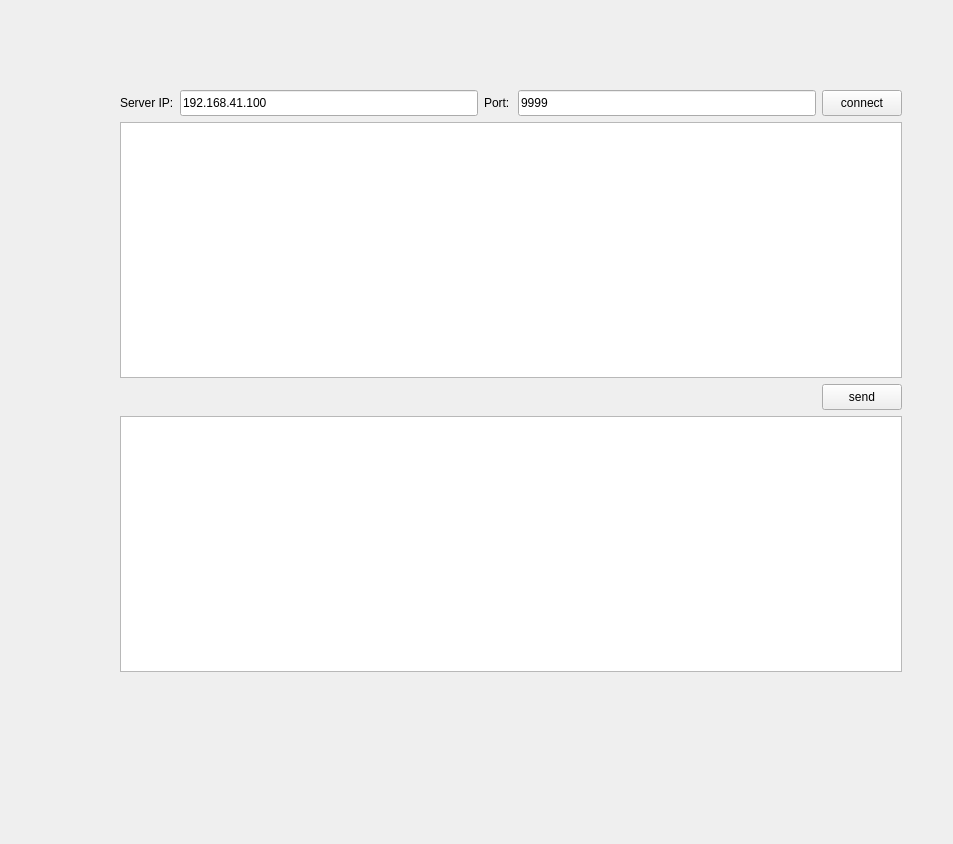
<?xml version="1.0" encoding="UTF-8"?>
<ui version="4.0">
 <class>PatientChatTool</class>
 <widget class="QWidget" name="PatientChatTool">
  <property name="geometry">
   <rect>
    <x>0</x>
    <y>0</y>
    <width>953</width>
    <height>844</height>
   </rect>
  </property>
  <property name="windowTitle">
   <string>Form</string>
  </property>
  <widget class="QTextEdit" name="tips">
   <property name="geometry">
    <rect>
     <x>120</x>
     <y>122</y>
     <width>782</width>
     <height>256</height>
    </rect>
   </property>
  </widget>
  <widget class="QLabel" name="label">
   <property name="geometry">
    <rect>
     <x>120</x>
     <y>90</y>
     <width>54</width>
     <height>26</height>
    </rect>
   </property>
   <property name="text">
    <string>Server IP:</string>
   </property>
  </widget>
  <widget class="QLineEdit" name="serverIP">
   <property name="geometry">
    <rect>
     <x>180</x>
     <y>90</y>
     <width>298</width>
     <height>26</height>
    </rect>
   </property>
   <property name="text">
    <string>192.168.41.100</string>
   </property>
  </widget>
  <widget class="QTextEdit" name="message">
   <property name="geometry">
    <rect>
     <x>120</x>
     <y>416</y>
     <width>782</width>
     <height>256</height>
    </rect>
   </property>
  </widget>
  <widget class="QPushButton" name="connectServerBtn">
   <property name="geometry">
    <rect>
     <x>822</x>
     <y>90</y>
     <width>80</width>
     <height>26</height>
    </rect>
   </property>
   <property name="text">
    <string>connect</string>
   </property>
  </widget>
  <widget class="QLineEdit" name="serverPort">
   <property name="geometry">
    <rect>
     <x>518</x>
     <y>90</y>
     <width>298</width>
     <height>26</height>
    </rect>
   </property>
   <property name="text">
    <string>9999</string>
   </property>
  </widget>
  <widget class="QLabel" name="label_2">
   <property name="geometry">
    <rect>
     <x>484</x>
     <y>90</y>
     <width>28</width>
     <height>26</height>
    </rect>
   </property>
   <property name="text">
    <string>Port:</string>
   </property>
  </widget>
  <widget class="QPushButton" name="SendBtn">
   <property name="geometry">
    <rect>
     <x>822</x>
     <y>384</y>
     <width>80</width>
     <height>26</height>
    </rect>
   </property>
   <property name="text">
    <string>send</string>
   </property>
  </widget>
 </widget>
 <resources/>
 <connections/>
</ui>
